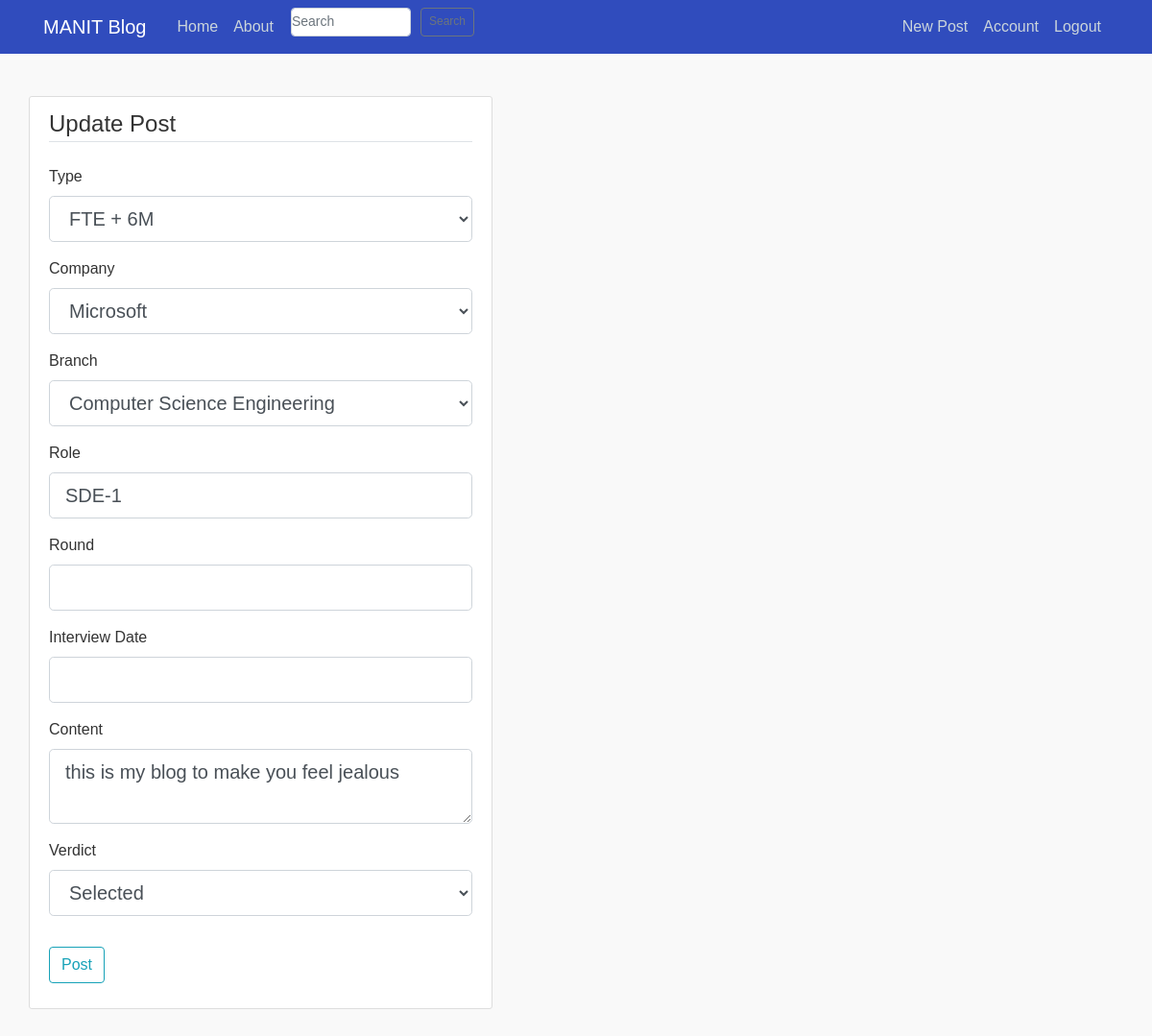
The app's page /post/2/update (signed in) with its own data.
### flaskblog/models.py (models this page shows, shortened)
class Post(db.Model):
    id = db.Column(db.Integer, primary_key=True)
    title = db.Column(db.String(100), nullable=False)
    branch = db.Column(db.String(100), nullable=False)
    verdict = db.Column(db.String(20), nullable=False)
    type = db.Column(db.String(100), nullable=False)
    interview_date = db.Column(db.String(20), nullable=True)
    date_posted = db.Column(db.DateTime, nullable=False, default=datetime.utcnow)
    content = db.Column(db.Text, nullable=False)
    role = db.Column(db.String(100), nullable=False)
    round = db.Column(db.String(100), nullable=False)
    user_id = db.Column(db.Integer, db.ForeignKey('user.id'), nullable=False)

### flaskblog/routes.py (the view)
@app.route("/post/<int:post_id>/update", methods=["GET", "POST"])
@login_required
def update_post(post_id):
    post = Post.query.get_or_404(post_id)
    if post.author != current_user:
        abort(403)
    form = PostForm()
    if form.validate_on_submit():
        post.content = form.content.data
        db.session.commit()
        flash("Your post has been updated", "success")
        return redirect(url_for("post", post_id=post.id))
    elif request.method == "GET":
        form.content.data = post.content
        form.role.data = post.role
        form.title.data = post.title
    return render_template(
        "create_post.html", title="Update Post", form=form, legend="Update Post"
    )

### flaskblog/forms.py
class SearchForm(FlaskForm):
    searched = StringField('Searched', validators=[DataRequired()])
    submit = SubmitField('Submit')

### flaskblog/models.py (called while the page is built)
@login_manager.user_loader
def load_user(user_id):
    return User.query.get(int(user_id))

### flaskblog/routes.py (called while the page is built)
@app.context_processor
def base():
    form = SearchForm()
    return dict(form=form)

### flaskblog/templates/create_post.html (shortened to what this page needs)
{% extends "layout.html" %}
{% block content %}
<div class="content-section">
    <form method="POST" action="">
        <fieldset class="form-group">
            <legend class="border-bottom mb-4">{{ legend }}</legend>
       <div class="form-group">
                {{ form.type.label(class="form-control-label") }}
                {% if form.type.errors %}
                    {{ form.type(class="form-control form-control-lg is-invalid") }}
                    <div class="invalid-feedback">
                        {% for error in form.type.errors %}
                            <span>{{ error }}</span>
                        {% endfor %}
                    </div>
                {% else %}
                    {{ form.type(class="form-control form-control-lg") }}
                {% endif %}
            </div>
       <div class="form-group">
                {{ form.title.label(class="form-control-label") }}
                {% if form.title.errors %}
                    {{ form.title(class="form-control form-control-lg is-invalid") }}
                    <div class="invalid-feedback">
                        {% for error in form.title.errors %}
                            <span>{{ error }}</span>
                        {% endfor %}
                    </div>
                {% else %}
                    {{ form.title(class="form-control form-control-lg") }}
                {% endif %}
            </div>
            <div class="form-group">
                {{ form.branch.label(class="form-control-label") }}
                {% if form.branch.errors %}
                    {{ form.branch(class="form-control form-control-lg is-invalid") }}
                    <div class="invalid-feedback">
                        {% for error in form.branch.errors %}
                            <span>{{ error }}</span>
                        {% endfor %}
                    </div>
                {% else %}
                    {{ form.branch(class="form-control form-control-lg") }}
                {% endif %}
            </div>
            <div class="form-group">
                {{ form.role.label(class="form-control-label") }}
                {% if form.role.errors %}
                    {{ form.role(class="form-control form-control-lg is-invalid") }}
                    <div class="invalid-feedback">
                        {% for error in form.role.errors %}
                            <span>{{ error }}</span>
                        {% endfor %}
                    </div>
                {% else %}
                    {{ form.role(class="form-control form-control-lg") }}
                {% endif %}
            </div>
            <div class="form-group">
                {{ form.round.label(class="form-control-label") }}
                {% if form.round.errors %}
                    {{ form.round(class="form-control form-control-lg is-invalid") }}
                    <div class="invalid-feedback">
                        {% for error in form.round.errors %}
                            <span>{{ error }}</span>
                        {% endfor %}
                    </div>
                {% else %}
                    {{ form.round(class="form-control form-control-lg") }}
                {% endif %}
            </div>
            <div class="form-group">
                {{ form.interview_date.label(class="form-control-label") }}
                {% if form.interview_date.errors %}
                    {{ form.interview_date(class="form-control form-control-lg is-invalid") }}
                    <div class="invalid-feedback">
                        {% for error in form.interview_date.errors %}
                            <span>{{ error }}</span>
                        {% endfor %}
                    </div>
                {% else %}
                    {{ form.interview_date(class="form-control form-control-lg") }}
                {% endif %}
            </div>
            <div class="form-group">
                {{ form.content.label(class="form-control-label") }}
                {% if form.content.errors %}
                    {{ form.content(class="form-control form-control-lg is-invalid") }}
                    <div class="invalid-feedback">
                        {% for error in form.content.errors %}
                            <span>{{ error }}</span>
                        {% endfor %}
                    </div>
                {% else %}
                    {{ form.content(class="form-control form-control-lg") }}
                {% endif %}
            </div>
            <div class="form-group">
                {{ form.verdict.label(class="form-control-label") }}
                {% if form.verdict.errors %}
                    {{ form.verdict(class="form-control form-control-lg is-invalid") }}
                    <div class="invalid-feedback">
                        {% for error in form.verdict.errors %}
                            <span>{{ error }}</span>
                        {% endfor %}
                    </div>
                {% else %}
                    {{ form.verdict(class="form-control form-control-lg") }}
                {% endif %}
            </div>
        </fieldset>
        <div class="form-group">
            {{ form.submit(class="btn btn-outline-info") }}
        </div>
    </form>
</div>
{% endblock content %}

### flaskblog/static/main.css (style rules this page uses)
body { color: #333333; margin-top: 5rem; }
.content-section { background: #ffffff; padding: 10px 20px; border: 1px solid #dddddd; border-radius: 3px; margin-bottom: 20px; }
body { font-family: Arial, sans-serif; display: flex; justify-content: center; padding: 20px; background-color: #f9f9f9; }

### records on screen
Post: type "FTE + 6M", title "Microsoft", branch "Computer Science Engineering", role "SDE-1", content "this is my blog to make you feel jealous", verdict "Selected"

### other values on screen
{{ legend }} "Update Post"
